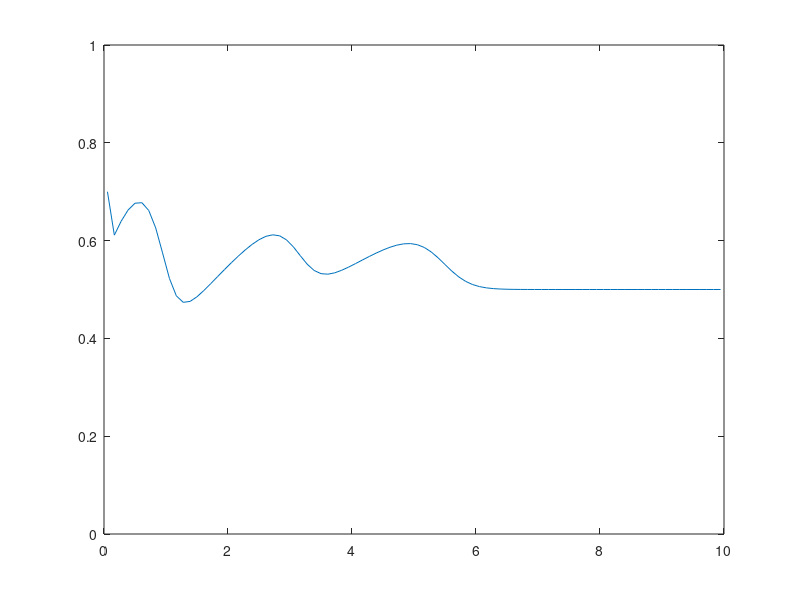

Write MATLAB code to recreate this figure.
function shallow1D
  clear all;
  g= 9.81;
  dt = 0.01;

  n = 90;
  L = 10;
  dx = L/n;
  for j=1:n
    x(j) = (j-1)*dx + dx/2;
  end
  % Init;
  n1 = int32(n/2),
  state = 0;
  for i=1:n
   % if (x(i) <= L/2)
   %   h(i) = 1;
   % else
      h(i) = 0.5;
    %end
  end
  u = zeros(1,n);
  q1 = h;
  q2 = u.*h;


  dh = 0.02;
  for t=dt:dt:2
    if (h(1) >= 1)
      state = 1;
    end
    if (h(1) <= 0.2)
      state = 0;
    end

    if (state == 1)
      h(1) = h(1) - dh;
    else 
      h(1) = h(1) + dh;
    end

    for i=1:n-1
      uL = u(i);
      uR = u(i+1);
      hL = h(i);
      hR = h(i+1);

      hstar = (uL-uR + 2*sqrt(g)*(sqrt(hL)+sqrt(hR)))^2/(16*g);
      for k=1:20
        if (hstar <= hL)
          FL = uL+2*sqrt(g*hL)-2*sqrt(g*hstar);
          FLprime = - sqrt(g/hstar);
          ondeL = 0;
        else
          FL = uL-(hstar-hL)*sqrt(g*(hstar+hL)/(2*hstar*hL));
          FLprime = - g*(hL^2+hL*hstar+2*hstar^2)/(2*sqrt(2)*sqrt(g*hL*hstar^3*(hL+hstar)));
          ondeL = 1;
        end
        if (hstar <= hR)
          FR = uR-2*sqrt(g*hR)+2*sqrt(g*hstar);
          FRprime = sqrt(g/hstar);
          ondeR = 0;
        else
          FR = uR+(hstar-hR)*sqrt(g*(hstar+hR)/(2*hstar*hR));
          FRprime = g*(hR^2+hR*hstar+2*hstar^2)/(2*sqrt(2)*sqrt(g*hstar*hR^3*(hR+hstar)));
          ondeR = 1;
        end
        G = FL - FR;
        Gprime = FLprime - FRprime;
        hstar = hstar - G/Gprime;
      end

      % shock wave
      speedLL = 0;
      speedRR = 0;
      if (ondeL == 1)
        ustar = uL-(hstar-hL)*sqrt(g*(hstar+hL)/(2*hstar*hL));
        if (abs(hL - hstar) > 1e-6)
          speedLL = (hL*uL-hstar*ustar)/(hL-hstar);
        else 
          speedLL = uL - sqrt(g*hL);
        end
        speedLR = speedLL;
      else
        ustar = uL+2*sqrt(g*hL)-2*sqrt(g*hstar);
        speedLL = uL - sqrt(g*hL);
        speedLR = ustar - sqrt(g*hstar);
      end
 
      if (ondeR == 1)
        ustar = uR+(hstar-hR)*sqrt(g*(hstar+hR)/(2*hstar*hR));
        if (abs(hR - hstar) > 1e-6)
          speedRR = (hstar*ustar-hR*uR)/(hstar-hR);
        else
          speedRR = uR + sqrt(g*hR);
        end
        speedRL = speedRR;
      else
        ustar = uR-2*sqrt(g*hR)+2*sqrt(g*hstar);
        speedRR = uR + sqrt(g*hR);
        speedRL = ustar + sqrt(g*hstar);
      end

      if (speedLL > 0)
        hk = hL;
        uk = uL;
      elseif (speedRR < 0)
        hk = hR;
        uk = uR;
      elseif (speedLL < 0 && speedLR > 0)
        hk = (uL + 2*sqrt(g*hL))/(9*g);
        uk = uL + 2*sqrt(g*hL) - 2*sqrt(g*hk);
      elseif (speedRL < 0 && speedRR > 0)
        hk = (uR - 2*sqrt(g*hR))/(9*g);
        uk = uR - 2*sqrt(g*hR) + 2*sqrt(g*hk);
      else
        hk = hstar;
        uk = ustar;
      end

      F1(i) = hk*uk;
      F2(i) = hk*uk^2 + 0.5*g*hk^2;
    end
    for i=2:n-1
      q1(i) = q1(i) - dt/dx*(F1(i)-F1(i-1));
      q2(i) = q2(i) - dt/dx*(F2(i)-F2(i-1));
    end
    for i=2:n-1
      h(i) = q1(i) ;
      u(i) = q2(i)/q1(i);
    end


    drawnow;
    plot(x,h);
    axis([0,L,0,1]);
    pause(0.02);
  end
end

